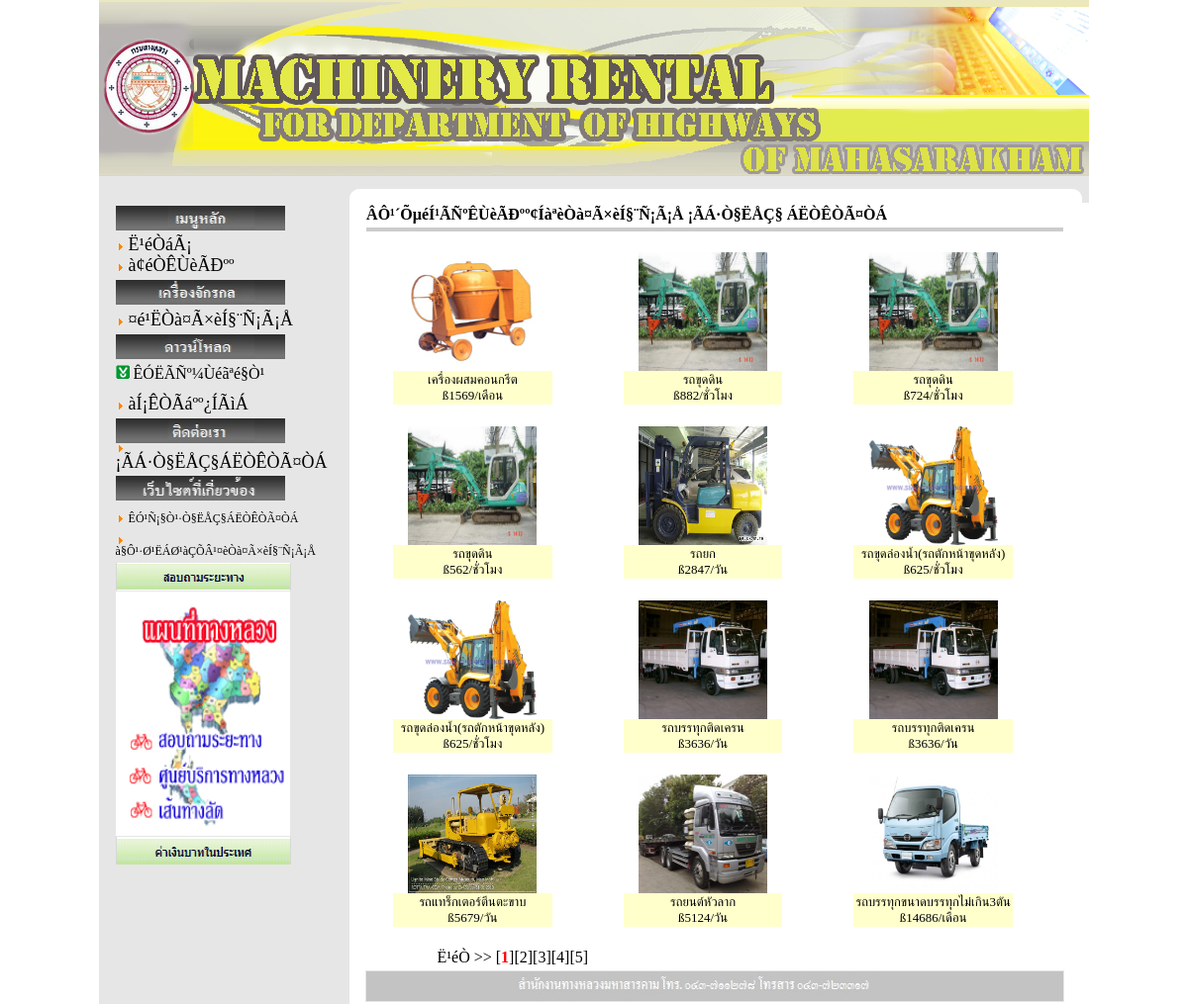
The page / on the database its author committed.
### tables this page shows
CREATE TABLE `tb_machin` (
  `mac_id` varchar(12) NOT NULL,
  `mac_name` varchar(30) NOT NULL,
  `mac_licen` varchar(15) NOT NULL,
  `mac_brand` varchar(5) NOT NULL,
  `mac_type` varchar(5) NOT NULL,
  `mec_price` float NOT NULL,
  `mac_unit` int(11) NOT NULL,
  `mac_status` char(5) default NULL,
  `mac_control` varchar(2) NOT NULL,
  `mac_picture` text NOT NULL,
  PRIMARY KEY  (`mac_id`)
);

CREATE TABLE `tb_machinery_unit` (
  `unit_id` int(11) NOT NULL auto_increment,
  `unit_name` varchar(50) NOT NULL,
  PRIMARY KEY  (`unit_id`)
);

### index.php (the view, shortened to what this page needs)
<!DOCTYPE HTML PUBLIC "-//W3C//DTD HTML 4.01 Transitional//EN"
"http://www.w3.org/TR/html4/loose.dtd">
<html>
<Center>
<head>
<HTML xmlns="http://www.w3.org/1999/xhtml"><HEAD><TITLE>: : ÃÐºº¢ÍàªèÒà¤Ã×èÍ§¨Ñ¡Ã¡Å ¡ÃÁ·Ò§ËÅÇ§ÁËÒÊÒÃ¤ÒÁ : :</TITLE>
<link href="css/css.css" rel="stylesheet" type="text/css">
</head>
<body>
<table width="1000"  border="0" cellpadding="0" cellspacing="0">
  <tr valign="top">
    <td colspan="2"><? include("inc_header.php"); ?></td>
  </tr>
  <tr valign="top">
    <td height="5" colspan="2" bgcolor="#E7E6E6"></td>
  </tr>
  <tr valign="top">
    <td width="13%" height="114" bgcolor="#E7E6E6" align="center">	<?include("menu.php");?></td>
    <td width="60%"><table id="Table_01" width="100%" height="0" border="0" cellpadding="0" cellspacing="0">
      <tr>
        <td width="20"> <img src="images/rim_01.gif" width="20" height="22" alt=""></td>
        <td background="images/rim_02.gif"> <img src="images/rim_02.gif" width="8" height="22" alt=""></td>
        <td background="images/rim_02.gif">&nbsp; </td>
        <td width="23"> <img src="images/rim_04.gif" width="23" height="22" alt=""></td>
      </tr>
      <tr>
        <td background="images/rim_05.gif"> <img src="images/rim_05.gif" width="20" height="11" alt=""></td>
        <td colspan="2" rowspan="2" valign="top" bgcolor="#FFFFFF"><table width="100%"  border="0">
          <tr>
            <td><strong><marquee>ÂÔ¹´ÕµéÍ¹ÃÑºÊÙèÃÐºº¢ÍàªèÒà¤Ã×èÍ§¨Ñ¡Ã¡Å ¡ÃÁ·Ò§ËÅÇ§ ÁËÒÊÒÃ¤ÒÁ </marquee></strong></td>
            </tr>
          <tr>
            <td bgcolor="#FFFFFF">
  <table width="100%" border="2" align="center" cellspacing="0" bordercolor="#CCCCCC">
      <tr>
    <?
	if(!$ids_id){
	?>
<?
$show_page=12;
$sql="select * from tb_machin order by mac_id desc";
$result=mysql_query($sql);
$num=mysql_num_rows($result);
if($page==""){
	$page=1;
}
if($show_page>=$num){
	$num_page=1;
}elseif($num%$show_page==0){
	$num_page=$num/$show_page;
}else{
	$num_page=($num/$show_page)+1;
	$num_page=(int)$num_page;
}
$select=($show_page*$page)-$show_page;
$sql="select * from tb_machin order by mac_id desc limit $select,$show_page";
$result=mysql_query($sql);
?>
	<table width='100%' border='0' align='center'  cellspacing=0 bordercolor=#FFFFFF>
<?
	$count=1;
	while($data=mysql_fetch_array($result)){
	if($count%3==1){
?>
<TR>
	<TD>&nbsp;</TD>
</TR>
<tr>
  <td width="31" valign='top' bordercolor='back' border='1'>&nbsp;</td>
<?
}
?>
  <td width="33%" height="" align="center" valign='top' bordercolor='back' border='1'>
    <?
	if($data[mac_picture]!=""){
	echo"<CENTER><img src='images_machinery/$data[mac_picture]' width='130' height=120 border=0 ></CENTER>";
	}else{
	echo"<center><img src='images_machinery/nopic.jpg' width='160' height=140 border=0 ></center>";
	}
	?>
	<?
	$sql_show = mysql_query("select * from  tb_machinery_unit where unit_id='$data[mac_unit]'");
	$data2=mysql_fetch_array($sql_show);
?>
    <table width="80%" border="0" cellspacing="0">
      <tr>
        <td width="70%" bgcolor="#FFFFCC" align="center"><font size="-1"><?php echo $data['mac_name'] ?><BR>ß<?php echo $data['mec_price'] ?>/<?=$data2['unit_name'] ?></td>
      </tr>
    </table>
    </td>
  <td width="9" valign='top' bordercolor="#ECE9D8" bgcolor='#FFFFFF'>&nbsp;</td>
  <td width="26" valign='top' bordercolor="#ECE9D8" bgcolor='#FFFFFF'>&nbsp;</td>
  <td width="26" valign='top' bordercolor="#ECE9D8" bgcolor='#FFFFFF'>&nbsp;</td>
  <td width="21" valign='top' bordercolor="#ECE9D8" bgcolor='#FFFFFF'>&nbsp;</td>
  <td width="21" valign='top' bordercolor="#ECE9D8" bgcolor='#FFFFFF'>&nbsp;</td>
<?
if($count%3==0){
?>
</tr>
<?
}
$count++;
}}
?>
</table>
      <table width="80%" border="0" align="center" cellspacing="0">
            <tr>
              <td align="left">&nbsp;</td>
            </tr>
            <tr>
              <td align="left"><?
echo"Ë¹éÒ >> ";
		for($i=1;$i<=$num_page;$i++){
if($i<>$page){
echo"[<a href='$PHP_SELF?page=$i'>$i</a>]";
}else{
echo"[<font color='red'><b>$i</b></font>]";
}
}
?></td>
            </tr>
          </table>
  <tr valign="top" bgcolor="#E7E6E6">
    <td colspan="2"> <TABLE cellSpacing=0 cellPadding=0 width="100%" border=0>
        <TR>
          <TD class=style11
          background=
          bgColor=#ffffff height=30><img src="images/menu/footerr.jpg" width="100%" height="30"></TD>
  </TR></TABLE></td>
  </tr>
</table>
</body>
</Center>
</html>

### inc_header.php (shortened to what this page needs)
<img src="images/HeadeIndexr.png" width="1000" height="178" />

### menu.php (shortened to what this page needs)
<TABLE cellSpacing=0 cellPadding=0 width="26%" border=0>
              <TBODY>
            <TR>
              <TD vAlign=center align=left height=25>&nbsp;</TD>
            </TR>
            <TR>
                <TD vAlign=center align=left height=25><img src="images/menu/menu_0001.jpg" width="171" height="25"></TD>
              </TR>
              <TR>
                <TD vAlign=center align=left
                height=50><IMG height=9
                  src="images/arrow.png"
                  width=9 border=0> <span class="style6"><A
                  href="index.php" class="style39">Ë¹éÒáÃ¡</A><BR>
		        <IMG
                  height=9
                     src="images/arrow.png"
                  width=9 border=0> <A
                  href="Formlogin.php" class="style39">à¢éÒÊÙèÃÐºº</A></span> </TD>
              </TR>
  <TD height=25 align=left vAlign=top><img src="images/menu/menu_Machin.jpg" width="171" height="25"></TD>
              </TR>
               <TR>
                <TD vAlign=center align=left
                height=30><IMG height=9
                  src="images/arrow.png"
                  width=9 border=0> <span class="style39 style6"><A HREF="search_machin.php">¤é¹ËÒà¤Ã×èÍ§¨Ñ¡Ã¡Å</A></span></TD>
               </TR>
              <TR>
                <TD height=25 align=left vAlign=top><img src="images/menu/menu_download.jpg" width="171" height="25"></TD>
              </TR>
               <TR>
                 <TD vAlign=center align=left
                height=30><img src="images/5_81.gif" alt="" width="14" height="14" />&nbsp;ÊÓËÃÑº¼Ùéãªé§Ò¹</TD>
               </TR>
               <TR>
                <TD vAlign=center align=left
                height=30><IMG height=9
                  src="images/arrow.png"
                  width=9 border=0> <span class="style39"><A HREF="document.php">àÍ¡ÊÒÃáºº¿ÍÃìÁ</A></span></TD></TR><TR>
                <TD height=25 align=left vAlign=top><img src="images/menu/menu_contrac.jpg" width="171" height="25"></TD>
                <TR>
                  <TD vAlign=center align=left
                height=30><img height=9
                  src="images/arrow.png"
                  width=9 border=0 /> <span class="style39"><a href="contact.php">¡ÃÁ·Ò§ËÅÇ§ÁËÒÊÒÃ¤ÒÁ</a></span></TD>
                </TR>
                <TR>
                  <TD vAlign=center align=left
                height=30><img src="images/menu/menu_03.jpg" width="171" height="25" /></TD>
                </TR>
                <TR>
                  <TD vAlign=center align=left
                height=30><img height="9"
                  src="images/arrow.png"
                  width="9" border="0" /> <a href="http://mkrcc.dyndns.org/web/index.php" class="style5">ÊÓ¹Ñ¡§Ò¹·Ò§ËÅÇ§ÁËÒÊÒÃ¤ÒÁ</a></TD>
                </TR>
                <TR>
                  <TD vAlign=center align=left
                height=30><img height="9"
                  src="images/arrow.png"
                  width="9" border="0" /> <a href="http://www.erfund.go.th/home.php" class="style5">à§Ô¹·Ø¹ËÁØ¹àÇÕÂ¹¤èÒà¤Ã×èÍ§¨Ñ¡Ã¡Å</a></TD>
                </TR>
                <TR>
                  <TD vAlign=center align=left
                height=30><img src="images/picLink.png" alt="" width="177" height="28" /></TD>
                </TR>
                <TR>
                  <TD vAlign=center align=left
                height=30><a href="http://map-server.doh.go.th/" target="_blank"><img src="images/picLink.gif" alt="" width="176" height="247" border="0" /></a></TD>
                </TR>
       <TR>
                <TD vAlign=center align=left
                height=30><img src="images/picLink1.png" alt="" width="177" height="28" /></TD>
       </TR>      </TABLE>

### css/css.css (style rules this page uses)
BODY { MARGIN:0px }
.style11 { FONT-SIZE: x-small; COLOR: #999999; FONT-FAMILY: "MS Sans Serif" }
A:link { COLOR: #000000; TEXT-DECORATION: none }
.style39 { font-family: AngsanaUPC; font-size: 18px; }

### menu.php (style rules this page uses)
.style6 { color: #0099FF }

### rows shown on the page
tb_machin: mac_picture (picture), mac_name "เครื่องผสมคอนกรีต", mec_price "1569", tb_machinery_unit.unit_name "เดือน"
tb_machin: mac_picture (picture), mac_name "รถขุดดิน", mec_price "882", tb_machinery_unit.unit_name "ชั่วโมง"
tb_machin: mac_picture (picture), mac_name "รถขุดดิน", mec_price "724", tb_machinery_unit.unit_name "ชั่วโมง"
tb_machin: mac_picture (picture), mac_name "รถขุดดิน", mec_price "562", tb_machinery_unit.unit_name "ชั่วโมง"
tb_machin: mac_picture (picture), mac_name "รถยก", mec_price "2847", tb_machinery_unit.unit_name "วัน"
tb_machin: mac_picture (picture), mac_name "รถขุดล่องน้ำ(รถตักหน้าขุดหลัง)", mec_price "625", tb_machinery_unit.unit_name "ชั่วโมง"
tb_machin: mac_picture (picture), mac_name "รถขุดล่องน้ำ(รถตักหน้าขุดหลัง)", mec_price "625", tb_machinery_unit.unit_name "ชั่วโมง"
tb_machin: mac_picture (picture), mac_name "รถบรรทุกติดเครน", mec_price "3636", tb_machinery_unit.unit_name "วัน"
tb_machin: mac_picture (picture), mac_name "รถบรรทุกติดเครน", mec_price "3636", tb_machinery_unit.unit_name "วัน"
tb_machin: mac_picture (picture), mac_name "รถแทร็กเตอร์ตีนตะขาบ", mec_price "5679", tb_machinery_unit.unit_name "วัน"
tb_machin: mac_picture (picture), mac_name "รถยนต์หัวลาก", mec_price "5124", tb_machinery_unit.unit_name "วัน"
tb_machin: mac_picture (picture), mac_name "รถบรรทุกขนาดบรรทุกไม่เกิน3ตัน", mec_price "14686", tb_machinery_unit.unit_name "เดือน"
